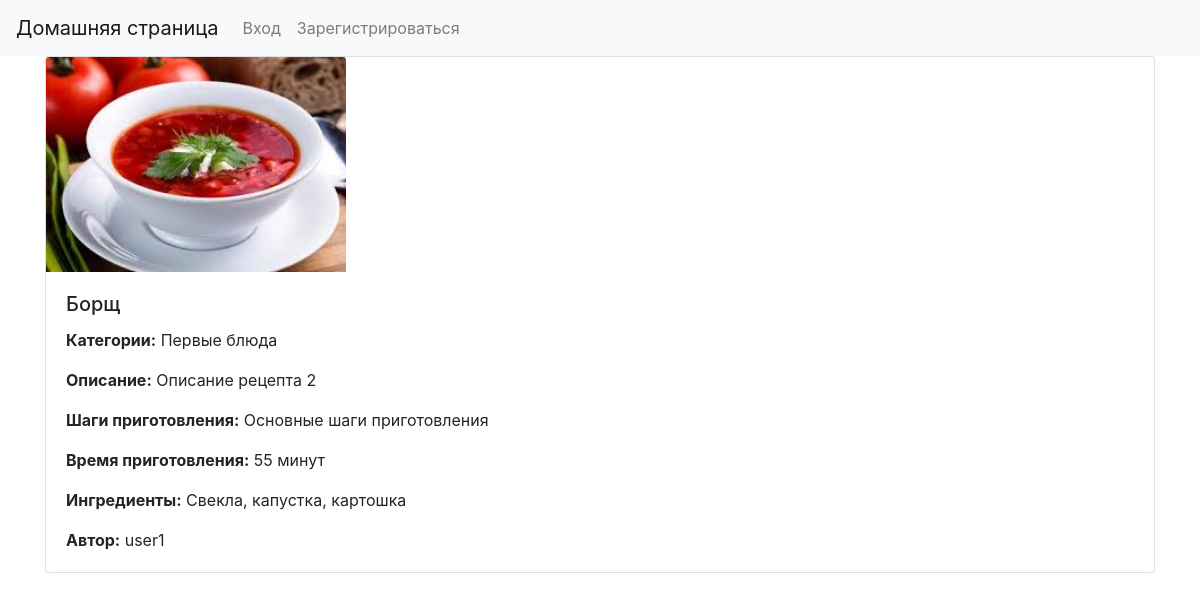
The page /recipe/5/ on the database as committed earlier.
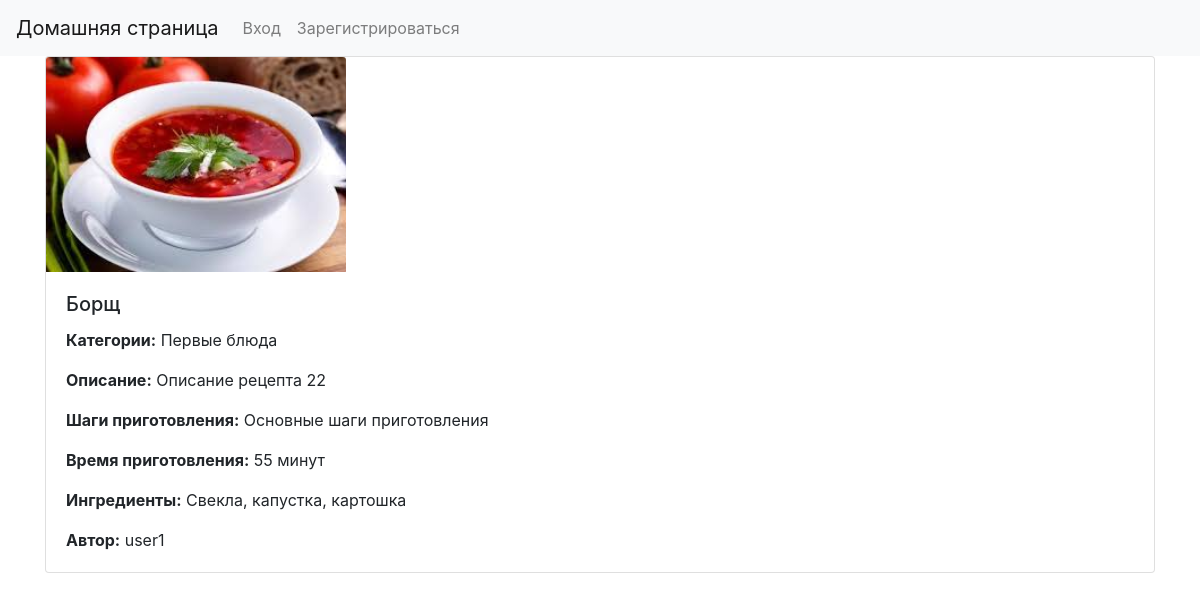
The same page on the database as committed later.
### recipes/models.py (models this page shows, shortened)
class Recipe(models.Model):
    title = models.CharField(max_length=200)
    description = models.TextField()
    preparation_steps = models.TextField()
    cooking_time = models.IntegerField(default=0)  # Время приготовления в минутах
    image = models.ImageField(upload_to='recipes_images/', blank=True, null=True)
    author = models.ForeignKey(User, on_delete=models.CASCADE)
    ingredients = models.TextField(blank=True)
    creation_date = models.DateTimeField(auto_now_add=True)

### recipes/views.py (the view)
# urls.py: path('recipe/<int:recipe_id>/', views.recipe_detail, name='recipe_detail'),
def recipe_detail(request, recipe_id):
    recipe = get_object_or_404(Recipe, id=recipe_id)
    categories = RecipeCategory.objects.filter(recipe=recipe).select_related('category')
    return render(request, 'recipes/recipe_detail.html', {'recipe': recipe, 'categories': categories})

### recipes/templates/recipes/recipe_detail.html (shortened to what this page needs)
{% extends 'base.html' %}
{% block content %}
<div class="card mb-3">
    {% if recipe.image %}
        <img src="{{ recipe.image.url }}" class="card-img-top" alt="{{ recipe.title }}" style="width: 300px;">
    {% else %}
        <p>Изображение не указано</p>
    {% endif %}
    <div class="card-body">
        <h5 class="card-title">{{ recipe.title }}</h5>
        <p class="card-text"><strong>Категории:</strong>
            {% for cat in categories %}
                {{ cat.category.name }}{% if not forloop.last %}, {% endif %}
            {% endfor %}
        </p>
        <p class="card-text"><strong>Описание:</strong> {{ recipe.description }}</p>
        <p class="card-text"><strong>Шаги приготовления:</strong> {{ recipe.preparation_steps }}</p>
        <p class="card-text"><strong>Время приготовления:</strong> {{ recipe.cooking_time }} минут</p>
        <p class="card-text"><strong>Ингредиенты:</strong> {{ recipe.ingredients }}</p>
        <p class="card-text"><strong>Автор:</strong> {{ recipe.author.username }}</p>
    </div>
</div>
{% endblock %}

Rows that differ between the two databases and show on the page:
changed Recipe "Борщ": description "Описание рецепта 2" → "Описание рецепта 22"
